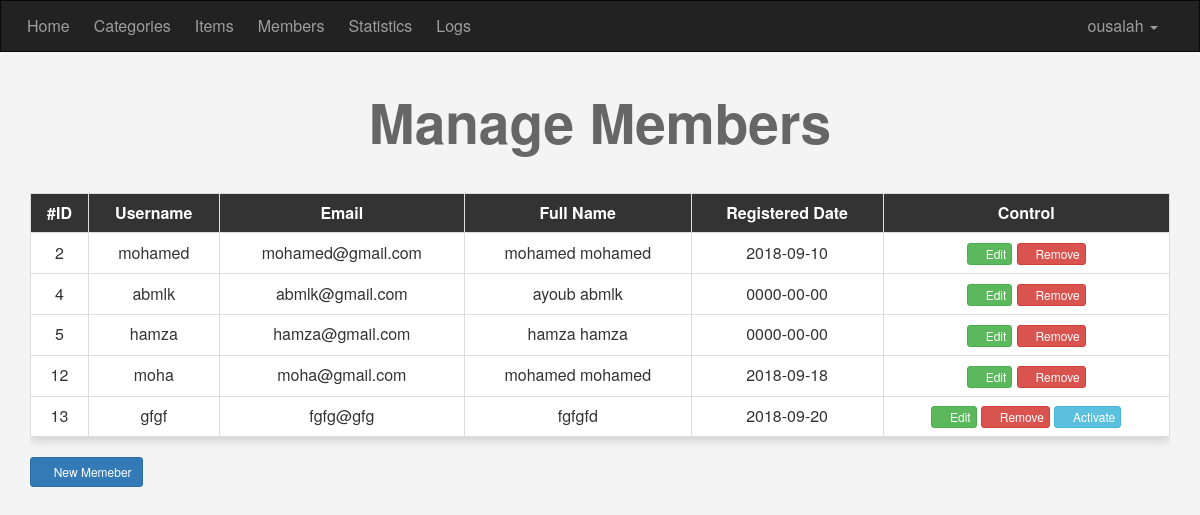
/admin/members.php (signed in), run on the app's committed database.
### tables this page shows
CREATE TABLE `users` (
  `UserID` int(11) NOT NULL,
  `Username` varchar(255) NOT NULL,
  `Password` varchar(255) NOT NULL,
  `Email` varchar(255) NOT NULL,
  `FullName` varchar(255) NOT NULL,
  `GroupID` int(11) NOT NULL DEFAULT '0',
  `TrustStatus` int(11) NOT NULL DEFAULT '0',
  `RegStatus` int(11) NOT NULL DEFAULT '0' COMMENT 'Registration Approval',
  `Date` date NOT NULL
);

### admin/members.php (the view, shortened to what this page needs)
<?php
  if (isset($_SESSION['Username'])) {
    include 'init.php';
    $do = (isset($_GET['do']) && !empty($_GET['do'])) ? $_GET['do'] : 'manage';
    if ($do == 'manage') {
      $query = "";
      $stmt = $con->prepare("SELECT * FROM users WHERE GroupID != 1 $query");
      $stmt->execute();
      $rows = $stmt->fetchAll();
      $count = $stmt->rowCount();
?>
      <h1 class='text-center'>Manage Members</h1>
      <div class="container">
        <div class="table-responsive">
          <table class="main-table text-center table table-bordered">
            <tr>
              <th>#ID</th>
              <th>Username</th>
              <th>Email</th>
              <th>Full Name</th>
              <th>Registered Date</th>
              <th>Control</th>
            </tr>
            <?php if ($count > 0): ?>
              <?php foreach ($rows as $row): ?>
                <tr>
                  <td><?php echo $row["UserID"]; ?></td>
                  <td><?php echo $row["Username"]; ?></td>
                  <td><?php echo $row["Email"]; ?></td>
                  <td><?php echo $row["FullName"]; ?></td>
                  <td><?php echo $row["Date"]; ?></td>
                  <td>
                    <a href="?do=edit&userid=<?php echo $row["UserID"]; ?>" class="btn btn-success btn-xs"><i class="fa fa-edit"></i> Edit</a>
                    <a href="?do=delete&userid=<?php echo $row["UserID"]; ?>" class="btn btn-danger btn-xs confirm"><i class="fa fa-remove"></i> Remove</a>
                    <?php if ($row["RegStatus"] == 0): ?>
                      <a href="?do=activate&userid=<?php echo $row["UserID"]; ?>" class="btn btn-info btn-xs"><i class="fa fa-check"></i> Activate</a>
                    <?php endif; ?>
                  </td>
                </tr>
              <?php endforeach; ?>
            <?php else: ?>
              <tr>
                <td colspan='6'>No Data to Show.</td>
              </tr>
            <?php endif; ?>
          </table>
        </div>
        <a href="members.php?do=add" class="btn btn-primary btn-sm"><i class="fa fa-plus"></i> New Memeber</a>
      </div>
<?php
    } else {
      echo '<h1 class="text-center">Page Not Found! (404)</h1>';
    }
    include $tpl . "footer.php";
  } else {
    header('Location: index.php');
    exit();
  }

### admin/layout/css/backend.css (style rules this page uses)
body { background-color: #f4f4f4; font-size: 16px; }
h1 { font-size: 55px; margin: 40px 0; font-weight: bold; color: #666; }
.main-table { -webkit-box-shadow: 0 3px 10px #ccc; -moz-box-shadow: 0 3px 10px #ccc; box-shadow: 0 3px 10px #ccc; }
.main-table tr:first-child th { background-color: #333; color: #fff; }
.main-table th, .main-table td { text-align: center; }
.main-table td { background-color: #fff; vertical-align: middle !important; }

### data on the page
users: UserID "2", Username "mohamed", Email "mohamed@gmail.com", FullName "mohamed mohamed", Date "2018-09-10"
users: UserID "4", Username "abmlk", Email "abmlk@gmail.com", FullName "ayoub abmlk", Date "0000-00-00"
users: UserID "5", Username "hamza", Email "hamza@gmail.com", FullName "hamza hamza", Date "0000-00-00"
users: UserID "12", Username "moha", Email "moha@gmail.com", FullName "mohamed mohamed", Date "2018-09-18"
users: UserID "13", Username "gfgf", Email "fgfg@gfg", FullName "fgfgfd", Date "2018-09-20"

### other printed values
$lang[$phrase] "Home Categories Items Members Statistics Logs"
$_SESSION['Username'] "ousalah"
